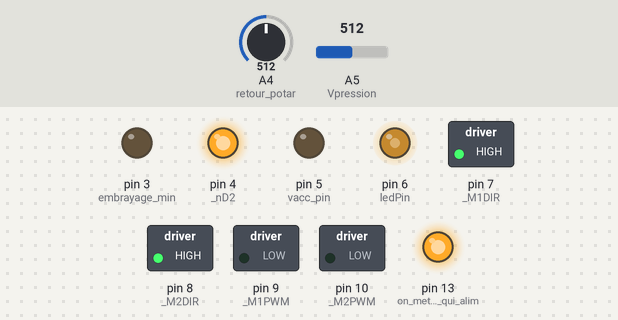
The sketch below on a simulated Arduino Uno, built with avr-gcc and run on an emulated ATmega328P. On the bench: switched loads named in the sketch (green lamp = pin HIGH), output pins drawn as LEDs (lit = HIGH). Inputs (shaded band) come from the test bench; at power-on: A5 (Vpression) = 512, A4 (retour_potar) = 512. What the sketch prints to the serial monitor is not drawn.

Above: at 2.2 s.
2.3 s: A5 (Vpression) set to 0
At 3.2 s:
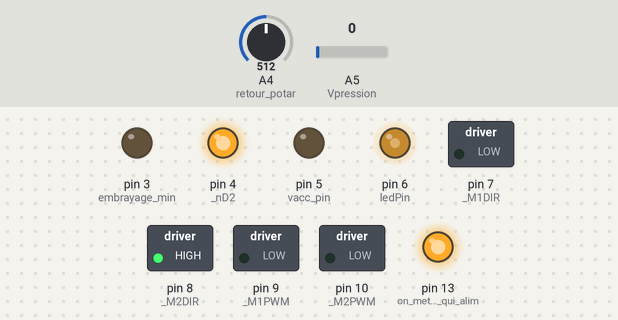
9.8 s: A5 (Vpression) set to 20
At 11.2 s:
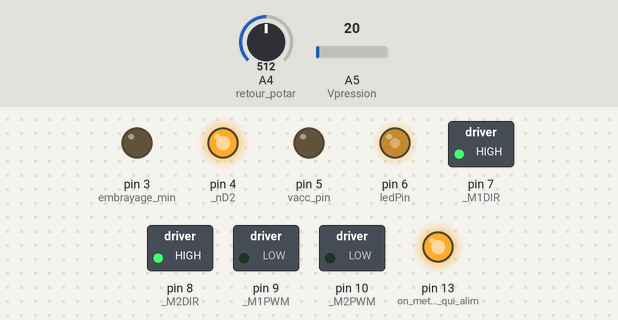
Timing chart, 0 to 12.8 s (numbered marks = the images above; inputs shaded):
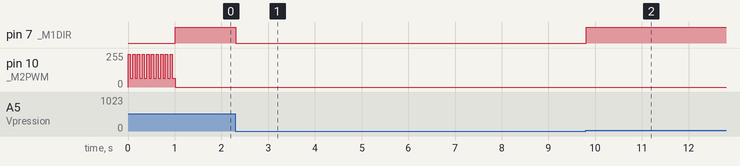

The sketch:

actionneurs.ino
```cpp
#include "DualMC33926MotorShield.h"
#include "frein.h"
#include "direction.h"
#include "variateur.h"

direction dir;
variateur var;
frein fr;
String inputString = "";

 /**
  * ces variables serviront à stocker l'ordre de l'utilisateur,
  * elles pourraient être stockées directement dans les classes associés
  * mais je préfère séparer la partie actionneur(les .cpp) de la partie décision (le .ino)
  */
int commande_frein,commande_variateur,commande_direction;


void parseMessage();
void initTimer1();
void arret();

void setup() {
  Serial.begin(57600);
  commande_direction=500;
   dir.init();
   var.init();
   fr.init();
   initTimer1();
}

void loop() {


}


/**
 * Cette méthode lit bit à bit les messages
 * puis effectue l'interpretation du message.
 */
 void serialEvent() {
  Serial.println("event detected");
  while (Serial.available()) {
    Serial.println("event read");
    // get the new byte:
    char inChar = (char)Serial.read();
    // add it to the inputString:
    inputString += inChar;
    // if the incoming character is a newline, set a flag
    // so the main loop can do something about it:
    if (inChar == '\n') {
      parseMessage();
    }
  }
}

void initTimer1()
{
  // initialiser le timer1
  noInterrupts(); // désactiver toutes les interruptions
  TCCR1A = 0;
  TCCR1B = 0;
  TCNT1 = 0;

  OCR1A = 31250; // 16MHz/256/2Hz
  TCCR1B |= (1 << WGM12); // CTC mode
  TCCR1B |= (1 << CS12); // 256 prescaler
  TIMSK1 |= (1 << OCIE1A); // Activer le mode de comparaison
  interrupts(); // activer toutes les interruptions
}

ISR(TIMER1_COMPA_vect) // fonction périodique
{
 fr.commande(commande_frein);
 dir.commande(commande_direction);
 var.commande(commande_variateur);
}

/**
 * Cette méthode interprete le message
 * puis enclenche l'action associée au message si il y en a une.
 *
 * Les messages respectent une syntaxe précise :
 * - un header de 1 caractère : il défini l'action (cela laisse un peu plus de 64 000 actions programmable en théorie).
 * - une valeur  codée sur 1 caractère  : la valeur est définie sur un interval allant de 0 a 100 (0 a 100% de la commande),
 *  en cas de dépassement d'interval l'arrêt d'urgence et la mise en défaut sont activés.
 *
 * Si un message ne respecte pas la syntaxe ou si aucun ordre lui est associé au header la voiture entrera en arret d'urgence et en défaut
 */
void parseMessage()
{
  Serial.println(inputString);
  switch(inputString[0])
  {
        case 'D': //Commande de la direction
        // mise à l'échelle pour que la commande de l'utilisateur corresponde à l'interval de commande de la carte de puissance
        dir.commande(inputString[1]*1.7+65);
        commande_direction=inputString[1]*1.7+65;
    Serial.println("direction");
    break;
        case 'F': //Commande du frein
        fr.commande(inputString[1]);
        commande_frein=inputString[1];
    Serial.println("frein");
    break;
        case 'V': //Commande du variateur
        var.commande(inputString[1]);
        commande_variateur=inputString[1];
    Serial.println("variateur");
    break;
        case 'S': //Commande d'arret
        arret();
    Serial.println("arret");
    break;
    case 'R'://Repos on range le frein pour eviter une usure
         fr.commande(-400);
        commande_frein=-400;
    Serial.println("repos");
    break;
    default :
        var.lock();//on met le variateur en defaut pour couper toute la puissance le plus rapidement possible
         arret();
    Serial.println("commande inconnue");
    break;
  }
  inputString = ""; //le message est consommé, donc detruit
}

void arret()
{
    dir.commande(50);
    commande_direction=50;
    fr.commande(100);
    commande_frein=100;
    var.commande(0);
    commande_variateur=0;
}
```

DualMC33926MotorShield.cpp
```cpp
#include "DualMC33926MotorShield.h"

// Constructors ////////////////////////////////////////////////////////////////

DualMC33926MotorShield::DualMC33926MotorShield()
{
  //Pin map
  _nD2 = 4;
  _M1DIR = 7;
  _M2DIR = 8;
  _nSF = 12;
  _M1FB = A0;
  _M2FB = A1;
}

DualMC33926MotorShield::DualMC33926MotorShield(unsigned char M1DIR, unsigned char M1PWM, unsigned char M1FB,
                                               unsigned char M2DIR, unsigned char M2PWM, unsigned char M2FB,
                                               unsigned char nD2, unsigned char nSF)
{
  //Pin map
  //PWM1 and PWM2 cannot be remapped because the library assumes PWM is on timer1
  _nD2 = nD2;
  _M1DIR = M1DIR;
  _M2DIR = M2DIR;
  _nSF = nSF;
  _M1FB = M1FB;
  _M2FB = M2FB;
}

// Public Methods //////////////////////////////////////////////////////////////
void DualMC33926MotorShield::init()
{
// Define pinMode for the pins and set the frequency for timer1.

  pinMode(_M1DIR,OUTPUT);
  pinMode(_M1PWM,OUTPUT);
  pinMode(_M1FB,INPUT);
  pinMode(_M2DIR,OUTPUT);
  pinMode(_M2PWM,OUTPUT);
  pinMode(_M2FB,INPUT);
  pinMode(_nD2,OUTPUT);
  digitalWrite(_nD2,HIGH); // default to on
  pinMode(_nSF,INPUT);

  #if defined(__AVR_ATmega168__)|| defined(__AVR_ATmega328P__)
  // Timer 1 configuration
  // prescaler: clockI/O / 1
  // outputs enabled
  // phase-correct PWM
  // top of 400
  //
  // PWM frequency calculation
  // 16MHz / 1 (prescaler) / 2 (phase-correct) / 400 (top) = 20kHz
  TCCR1A = 0b10100000;
  TCCR1B = 0b00010001;
  ICR1 = 400;
  #endif
}
// Set speed for motor 1, speed is a number betwenn -400 and 400
void DualMC33926MotorShield::setM1Speed(int speed)
{
  unsigned char reverse = 0;

  if (speed < 0)
  {
    speed = -speed;  // Make speed a positive quantity
    reverse = 1;  // Preserve the direction
  }
  if (speed > 400)  // Max PWM dutycycle
    speed = 400;
  #if defined(__AVR_ATmega168__)|| defined(__AVR_ATmega328P__)
  OCR1A = speed;
  #else
  analogWrite(_M1PWM,speed * 51 / 80); // default to using analogWrite, mapping 400 to 255
  #endif
  if (reverse)
    digitalWrite(_M1DIR,HIGH);
  else
    digitalWrite(_M1DIR,LOW);
}

// Set speed for motor 2, speed is a number betwenn -400 and 400
void DualMC33926MotorShield::setM2Speed(int speed)
{
  unsigned char reverse = 0;

  if (speed < 0)
  {
    speed = -speed;  // Make speed a positive quantity
    reverse = 1;  // Preserve the direction
  }
  if (speed > 400)  // Max PWM dutycycle
    speed = 400;
  #if defined(__AVR_ATmega168__)|| defined(__AVR_ATmega328P__)
  OCR1B = speed;
  #else
  analogWrite(_M2PWM,speed * 51 / 80); // default to using analogWrite, mapping 400 to 255
  #endif
  if (reverse)
    digitalWrite(_M2DIR,HIGH);
  else
    digitalWrite(_M2DIR,LOW);
}

// Set speed for motor 1 and 2
void DualMC33926MotorShield::setSpeeds(int m1Speed, int m2Speed)
{
  setM1Speed(m1Speed);
  setM2Speed(m2Speed);
}

// Return motor 1 current value in milliamps.
unsigned int DualMC33926MotorShield::getM1CurrentMilliamps()
{
  // 5V / 1024 ADC counts / 525 mV per A = 9 mA per count
  return analogRead(_M1FB) * 9;
}

// Return motor 2 current value in milliamps.
unsigned int DualMC33926MotorShield::getM2CurrentMilliamps()
{
  // 5V / 1024 ADC counts / 525 mV per A = 9 mA per count
  return analogRead(_M2FB) * 9;
}

// Return error status
unsigned char DualMC33926MotorShield::getFault()
{
  return !digitalRead(_nSF);
}
```

DualMC33926MotorShield.h
```cpp
#ifndef DualMC33926MotorShield_h
#define DualMC33926MotorShield_h

#include <Arduino.h>

class DualMC33926MotorShield
{
  public:
    // CONSTRUCTORS
    DualMC33926MotorShield(); // Default pin selection.
    DualMC33926MotorShield(unsigned char M1DIR, unsigned char M1PWM, unsigned char M1FB,
                           unsigned char M2DIR, unsigned char M2PWM, unsigned char M2FB,
                           unsigned char nD2, unsigned char nSF); // User-defined pin selection.

    // PUBLIC METHODS
    void init(); // Initialize TIMER 1, set the PWM to 20kHZ.
    void setM1Speed(int speed); // Set speed for M1.
    void setM2Speed(int speed); // Set speed for M2.
    void setSpeeds(int m1Speed, int m2Speed); // Set speed for both M1 and M2.
    unsigned int getM1CurrentMilliamps(); // Get current reading for M1.
    unsigned int getM2CurrentMilliamps(); // Get current reading for M2.
    unsigned char getFault(); // Get fault reading.

  private:
    unsigned char _nD2;
    unsigned char _M1DIR;
    unsigned char _M2DIR;
    static const unsigned char _M1PWM = 9;
    static const unsigned char _M2PWM = 10;
    unsigned char _nSF;
    unsigned char _M1FB;
    unsigned char _M2FB;
};

#endif
```

direction.cpp
```cpp
#include "direction.h"

// Constructors ////////////////////////////////////////////////////////////////


// Public Methods //////////////////////////////////////////////////////////////
void direction::init()
{
// Define pinMode for the pins and set the frequency for timer1.
  pinMode(carte_de_puissance, OUTPUT);
  pinMode(retour_potar,INPUT);
  unlock();
}

// Set speed for motor 2, speed is a number betwenn -400 and 400
void direction::commande(int value)
{
	int commande_asservie=asservissement(value,analogRead(retour_potar));
  if(commande_asservie < 65) {commande_asservie = 65;}
  else if(commande_asservie >245){commande_asservie =245;}
  analogWrite(carte_de_puissance,commande_asservie);
    Serial.print("commande dir : ");
  Serial.print(commande_asservie);
  Serial.print("; Capteur pos : ");
  Serial.println(analogRead(retour_potar));
}

int direction::asservissement(int pos_consigne, int pos_reel){
  int commande;


  int erreur =  -1*(pos_reel- pos_consigne); // calcul de l'erreur nominale
  erreur_sommeP += erreur; // calcul du retard/avance sur l'erreur (si on corrige trop ou pas assez sur le long terme

  int erreur_delta = erreur - erreur_precP; // calcul de la vitesse de supression de l'erreur
  erreur_precP = erreur;
  commande = kp * erreur + ki * erreur_sommeP + kd * erreur_delta;
  return commande;

}

//au démarage et lorsque que l'on envoie une commande hors bornes (65/245) le variateur se met en mode sécu et se bloque, cette méthode permet de le repasser en mode manuel
void direction::unlock()
{
  int i=0;
  while(i<10)
  {
    analogWrite(carte_de_puissance,245);
    delay(50);
    analogWrite(carte_de_puissance,65);
    delay(50);
    i++;
  }
}
void direction::lock()
{
  analogWrite(carte_de_puissance,0); // permet de mettre le variateur rokraft en pause. ATTENTION : PLUS DE COUPLE APPLIQUE SUR LE VOLANT
}
```

direction.h
```cpp
#ifndef direction_h
#define direction_h

#include <Arduino.h>
class direction
{
  public:

    // PUBLIC METHODS
    void init(); // Initialise les paramètres liés au frein
    void commande(int value); // met à jour la valeur de freinage.
	int asservissement(int pos_consigne, int pos_reel);
	void lock();
	void unlock();

  private:
	const int carte_de_puissance =10;
	const int retour_potar=A4;

	int erreur_precP = 0;
	int erreur_sommeP = 0;

  //Coef de l'asservissement : améliorable (prendre en compte le coef de frottement en fonction de la vitesse)
	float kp = 5;           // Coefficient proportionnel
	float ki = 0.3;           // Coefficient intégrateur
	float kd = 0;           // Coefficient dérivateur
};

#endif
```

frein.cpp
```cpp
#include "frein.h"

// Constructors ////////////////////////////////////////////////////////////////


// Public Methods //////////////////////////////////////////////////////////////
void frein::init()
{
// Define pinMode for the pins and set the frequency for timer1.
  pinMode(ledPin, OUTPUT);            // Et la sortie de la LED
  pinMode(13, OUTPUT);                // on met la broche qui alimente le potentiomètre en type sortie
  pinMode(AU_pin, INPUT);
  digitalWrite(13, HIGH);             // et on ma met à 1 pour sortir du 5v
  digitalWrite(Pos_vcc, HIGH);
  analogWrite(ledPin, 127);
  md.init();
}

// Set speed for motor 2, speed is a number betwenn -400 and 400
void frein::commande(int value)
{ //Serial.print("Value : "); Serial.print(value);
	int commande=asservissement(value,analogRead(Vpression));
//	Serial.print("Asservissement Frein : ");
//	Serial.print(asservissement(value,analogRead(Vpression)));
  if (commande < -400) commande = -400; //on limite l'intervalle de commande à l'intervale supporté par la carte
  else if (commande > 400) commande = 400;
  md.setM1Speed(commande);
  /*Serial.print("; commande frein : ");
  Serial.print(commande);
  Serial.print("; Capteur pression : ");
  Serial.println(analogRead(Vpression));//37 minimum, 120 max*/
}

int frein::asservissement(int pression_consigne, int pression_reel){
  int commande;
  int erreur =  (pression_reel - pression_consigne)*-1; // calcul de l'erreur nominale
  erreur_sommeP += erreur; // calcul du retard/avance sur l'erreur (si on corrige trop ou pas assez sur le long terme

  int erreur_delta = erreur - erreur_precP; // calcul de la vitesse de supression de l'erreur
  erreur_precP = erreur;
  commande = kp * erreur + ki * erreur_sommeP + kd * erreur_delta;
  return commande;

}
```

frein.h
```cpp
#ifndef frein_h
#define frein_h

#include <Arduino.h>
#include "DualMC33926MotorShield.h"
class frein
{
  public:

    // PUBLIC METHODS
    void init(); // Initialise les paramètres liés au frein
    void commande(int value); // met à jour la valeur de freinage.
	int asservissement(int pos_consigne, int pos_reel);

  private:
	const int ledPin = 6;
	const int Vpression = A5;
	const int  AU_pin = A0;
	const int Vpos = A3;
	const int Pos_vcc = 4;
	DualMC33926MotorShield md;


	int erreur_precP = 0;
	int erreur_sommeP = 0;
	float kp = 25;           // Coefficient proportionnel
	float ki = 0;           // Coefficient intégrateur
	float kd = 0;           // Coefficient dérivateur
};

#endif
```

variateur.cpp
```cpp
#include "variateur.h"

// Constructors ////////////////////////////////////////////////////////////////


// Public Methods //////////////////////////////////////////////////////////////
void variateur::init()
{
// Define pinMode for the pins and set the frequency for timer1.
  pinMode(mass_pin, OUTPUT);
  pinMode(vacc_pin, OUTPUT);
  pinMode(FS_pin, OUTPUT);
  //pinMode(alim_therm,OUTPUT);
  //pinMode(dem_therm,OUTPUT);
  pinMode(embrayage_min,OUTPUT);
  pinMode(embrayage_plus,OUTPUT);
  digitalWrite(embrayage_min,LOW);
  digitalWrite(embrayage_plus,HIGH);
  digitalWrite(mass_pin,LOW);
  digitalWrite(FS_pin, LOW);//HIGH je pilote , low je bloque
  analogWrite(vacc_pin,0);
 initvar();
}

// Set speed for motor 2, speed is a number betwenn -400 and 400
void variateur::commande(int value)
{
  if(!isInit)
  {
    initvar();
  }
	int commande=value; //asservissement(value,analogRead(Vpos)); Pas d'asservissement pour le moment : pas de retour capteur pour la vitesse
   if(commande < 0) commande=0;
   else if(commande > 155) commande = 155;//on bride le moteur pour limiter la vitesse
   analogWrite(vacc_pin,commande);
}

int variateur::asservissement(int pos_consigne, int pos_reel){
  int commande;


  int erreur =  pos_reel- pos_consigne; // calcul de l'erreur nominale
  erreur_sommeP += erreur; // calcul du retard/avance sur l'erreur (si on corrige trop ou pas assez sur le long terme

  int erreur_delta = erreur - erreur_precP; // calcul de la vitesse de supression de l'erreur
  erreur_precP = erreur;
  commande = kp * erreur + ki * erreur_sommeP + kd * erreur_delta;
  return commande;

}

void variateur::lock()
{
  digitalWrite(vacc_pin,0);
  digitalWrite(FS_pin,LOW);
  isInit=false;
}
void variateur::initvar()
{
    digitalWrite(FS_pin,LOW);
    digitalWrite(embrayage_plus,HIGH);
    digitalWrite(mass_pin,LOW);
    delay(5);
    digitalWrite(mass_pin,HIGH);
    delay(5);
    digitalWrite(mass_pin,LOW);
    delay(5);
    digitalWrite(mass_pin,LOW);
     digitalWrite(FS_pin,LOW);
     isInit=true;
}
```

variateur.h
```cpp
#ifndef variateur_h
#define variateur_h

#include <Arduino.h>
#include "DualMC33926MotorShield.h"
class variateur
{
  public:

    // PUBLIC METHODS
    void init(); // Initialise les paramètres liés au frein
    void commande(int value); // met à jour la valeur de freinage.
	int asservissement(int pos_consigne, int pos_reel);
	void lock();
	void initvar();

  private:
	const int CapteurV = A0;
	const int alim_therm=9;//anciemment 12;
	const int dem_therm=11;
	const int Vitesse = 0;
	const int embrayage_plus =8;
	const int emb=0;
	const int embrayage_min =3;
	const int mass_pin=4;
	const int vacc_pin=5;//anciennement6;
	const int FS_pin=7;

  boolean isInit =false;
	int erreur_precP = 0;
	int erreur_sommeP = 0;
	float kp = 20;           // Coefficient proportionnel
	float ki = 0;           // Coefficient intégrateur
	float kd = 0;           // Coefficient dérivateur
};

#endif
```

Measured:
- after the input at 2.3 s, pin 7 (_M1DIR): HIGH → LOW at once
- after the input at 9.8 s, pin 7 (_M1DIR): LOW → HIGH at once
